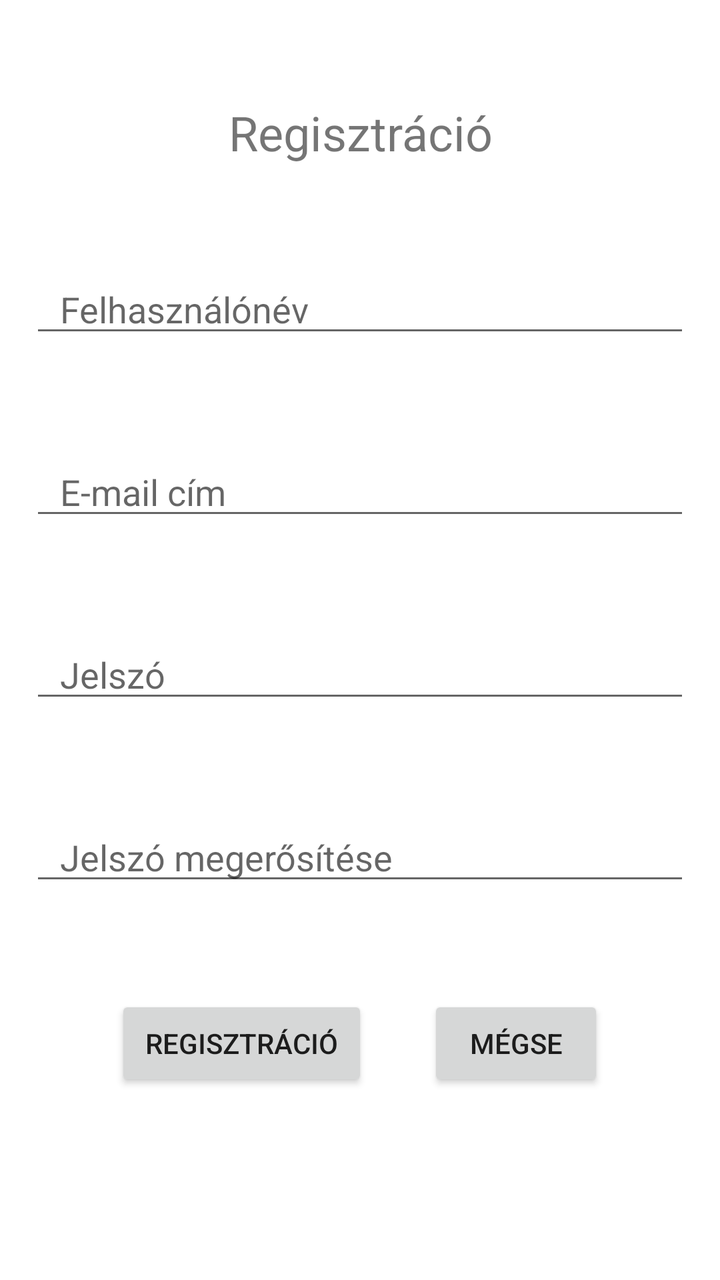
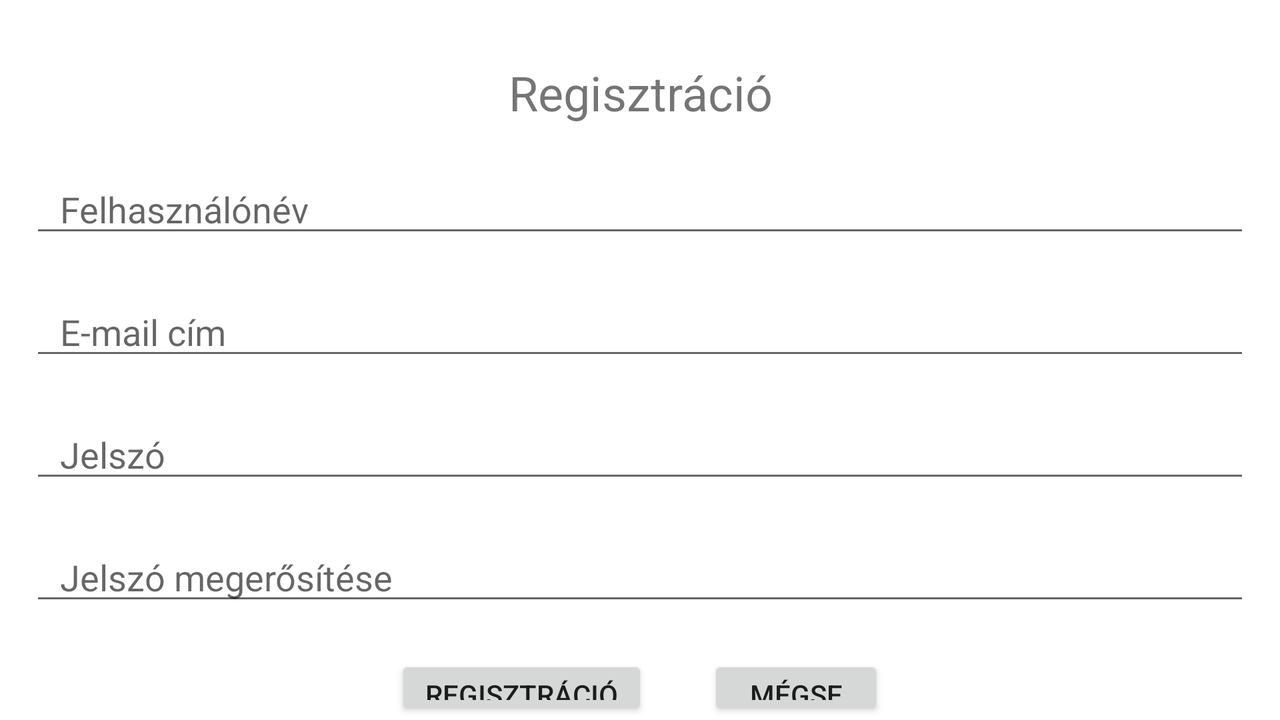

First picture: res/layout/ on a phone held upright. Second picture: the repository's own variant of that layout, on a device whose configuration matches the variant's folder. Source for both follows.
<!-- AndroidManifest.xml: application theme Theme.YetAnotherGymTrackerApp -->
<!-- res/layout/activity_register.xml -->
<?xml version="1.0" encoding="utf-8"?>
<ScrollView
    xmlns:android="http://schemas.android.com/apk/res/android"
    xmlns:tools="http://schemas.android.com/tools"
    android:layout_width="match_parent"
    android:layout_height="match_parent"
    tools:context=".RegisterActivity">

<RelativeLayout
    android:layout_width="match_parent"
    android:layout_height="wrap_content">

    <TextView
        android:id="@+id/registrationTextView"
        android:layout_width="match_parent"
        android:layout_height="wrap_content"
        android:layout_marginTop="50dp"
        android:text="@string/register"
        android:textSize="24sp"
        android:layout_alignParentStart="true"
        android:layout_alignParentEnd="true"
        android:textAlignment="center"/>

    <EditText
        android:id="@+id/userNameEditText"
        android:layout_width="match_parent"
        android:layout_height="wrap_content"
        android:layout_marginTop="50dp"
        android:layout_below="@id/registrationTextView"
        android:paddingStart="@dimen/default_padding"
        android:paddingEnd="@dimen/default_padding"
        android:layout_marginStart="@dimen/default_margin"
        android:layout_marginEnd="@dimen/default_margin"
        android:ems="12"
        android:hint="@string/username"
        android:inputType="textPersonName"
        android:layout_alignParentStart="true"
        android:layout_alignParentEnd="true" />

    <EditText
        android:id="@+id/userEmailEditText"
        android:layout_width="match_parent"
        android:layout_height="wrap_content"
        android:layout_marginTop="50dp"
        android:layout_below="@id/userNameEditText"
        android:ems="12"
        android:paddingStart="@dimen/default_padding"
        android:paddingEnd="@dimen/default_padding"
        android:layout_marginStart="@dimen/default_margin"
        android:layout_marginEnd="@dimen/default_margin"
        android:hint="@string/email_cim"
        android:inputType="textEmailAddress"
        android:layout_alignParentStart="true"
        android:layout_alignParentEnd="true" />

    <EditText
        android:id="@+id/passwordEditText"
        android:layout_width="match_parent"
        android:layout_height="wrap_content"
        android:layout_marginTop="50dp"
        android:layout_below="@id/userEmailEditText"
        android:ems="12"
        android:paddingStart="@dimen/default_padding"
        android:paddingEnd="@dimen/default_padding"
        android:layout_marginStart="@dimen/default_margin"
        android:layout_marginEnd="@dimen/default_margin"
        android:hint="@string/password"
        android:inputType="textPassword"
        android:layout_alignParentStart="true"
        android:layout_alignParentEnd="true" />

    <EditText
        android:id="@+id/passwordAgainEditText"
        android:layout_width="match_parent"
        android:layout_height="wrap_content"
        android:layout_marginTop="50dp"
        android:layout_below="@id/passwordEditText"
        android:ems="12"
        android:paddingStart="@dimen/default_padding"
        android:paddingEnd="@dimen/default_padding"
        android:layout_marginStart="@dimen/default_margin"
        android:layout_marginEnd="@dimen/default_margin"
        android:hint="@string/password_again"
        android:inputType="textPassword"
        android:layout_alignParentStart="true"
        android:layout_alignParentEnd="true" />

    <LinearLayout
        android:layout_width="wrap_content"
        android:layout_height="wrap_content"
        android:orientation="horizontal"
        android:layout_below="@id/passwordAgainEditText"
        android:layout_marginTop="50dp"
        android:layout_centerHorizontal="true">
        <Button
            android:id="@+id/registrationButton"
            android:layout_width="wrap_content"
            android:layout_height="wrap_content"
            android:onClick="register"
            android:paddingStart="@dimen/default_padding"
            android:paddingEnd="@dimen/default_padding"
            android:layout_marginStart="@dimen/default_margin"
            android:layout_marginEnd="@dimen/default_margin"
            android:text="@string/register" />

        <Button
            android:id="@+id/loginButton"
            android:layout_width="wrap_content"
            android:layout_height="wrap_content"
            android:onClick="cancel"
            android:paddingStart="@dimen/default_padding"
            android:paddingEnd="@dimen/default_padding"
            android:layout_marginStart="@dimen/default_margin"
            android:layout_marginEnd="@dimen/default_margin"
            android:text="@string/cancel" />
    </LinearLayout>
</RelativeLayout>
</ScrollView>
<!-- resources referenced by this layout -->
<resources>
  <dimen name="default_margin">15dp</dimen>
  <dimen name="default_padding">15dp</dimen>
  <string name="cancel">Mégse</string>
  <string name="email_cim">E-mail cím</string>
  <string name="password">Jelszó</string>
  <string name="password_again">Jelszó megerősítése</string>
  <string name="register">Regisztráció</string>
  <string name="username">Felhasználónév</string>
  <style name="Theme.YetAnotherGymTrackerApp" parent="Theme.MaterialComponents.DayNight.DarkActionBar">
          
          <item name="colorPrimary">@color/purple_500</item>
          <item name="colorPrimaryVariant">@color/purple_700</item>
          <item name="colorOnPrimary">@color/white</item>
          
          <item name="colorSecondary">@color/teal_200</item>
          <item name="colorSecondaryVariant">@color/teal_700</item>
          <item name="colorOnSecondary">@color/black</item>
          
          <item name="android:statusBarColor">?attr/colorPrimaryVariant</item>
          
      </style>
</resources>
<!-- res/layout-land/activity_register.xml (the author's variant of the layout above) -->
<!-- drawn on the phone turned sideways -->
<?xml version="1.0" encoding="utf-8"?>
<RelativeLayout xmlns:android="http://schemas.android.com/apk/res/android"
    xmlns:tools="http://schemas.android.com/tools"
    android:layout_width="match_parent"
    android:layout_height="match_parent"
    tools:context=".RegisterActivity">

    <TextView
        android:id="@+id/registrationTextView"
        android:layout_width="match_parent"
        android:layout_height="wrap_content"
        android:layout_marginTop="30dp"
        android:text="@string/register"
        android:textSize="24sp"
        android:layout_alignParentStart="true"
        android:layout_alignParentEnd="true"
        android:textAlignment="center"/>

    <EditText
        android:id="@+id/userNameEditText"
        android:layout_width="match_parent"
        android:layout_height="wrap_content"
        android:layout_marginTop="20dp"
        android:layout_below="@id/registrationTextView"
        android:paddingStart="@dimen/default_padding"
        android:paddingEnd="@dimen/default_padding"
        android:layout_marginStart="@dimen/default_margin"
        android:layout_marginEnd="@dimen/default_margin"
        android:ems="12"
        android:hint="@string/username"
        android:inputType="textPersonName"
        android:layout_alignParentStart="true"
        android:layout_alignParentEnd="true" />

    <EditText
        android:id="@+id/userEmailEditText"
        android:layout_width="match_parent"
        android:layout_height="wrap_content"
        android:layout_marginTop="20dp"
        android:layout_below="@id/userNameEditText"
        android:ems="12"
        android:paddingStart="@dimen/default_padding"
        android:paddingEnd="@dimen/default_padding"
        android:layout_marginStart="@dimen/default_margin"
        android:layout_marginEnd="@dimen/default_margin"
        android:hint="@string/email_cim"
        android:inputType="textEmailAddress"
        android:layout_alignParentStart="true"
        android:layout_alignParentEnd="true" />

    <EditText
        android:id="@+id/passwordEditText"
        android:layout_width="match_parent"
        android:layout_height="wrap_content"
        android:layout_marginTop="20dp"
        android:layout_below="@id/userEmailEditText"
        android:ems="12"
        android:paddingStart="@dimen/default_padding"
        android:paddingEnd="@dimen/default_padding"
        android:layout_marginStart="@dimen/default_margin"
        android:layout_marginEnd="@dimen/default_margin"
        android:hint="@string/password"
        android:inputType="textPassword"
        android:layout_alignParentStart="true"
        android:layout_alignParentEnd="true" />

    <EditText
        android:id="@+id/passwordAgainEditText"
        android:layout_width="match_parent"
        android:layout_height="wrap_content"
        android:layout_marginTop="20dp"
        android:layout_below="@id/passwordEditText"
        android:ems="12"
        android:paddingStart="@dimen/default_padding"
        android:paddingEnd="@dimen/default_padding"
        android:layout_marginStart="@dimen/default_margin"
        android:layout_marginEnd="@dimen/default_margin"
        android:hint="@string/password_again"
        android:inputType="textPassword"
        android:layout_alignParentStart="true"
        android:layout_alignParentEnd="true" />

    <LinearLayout
        android:layout_width="wrap_content"
        android:layout_height="wrap_content"
        android:orientation="horizontal"
        android:layout_below="@id/passwordAgainEditText"
        android:layout_marginTop="20dp"
        android:layout_centerHorizontal="true">
        <Button
            android:id="@+id/registrationButton"
            android:layout_width="wrap_content"
            android:layout_height="wrap_content"
            android:onClick="register"
            android:paddingStart="@dimen/default_padding"
            android:paddingEnd="@dimen/default_padding"
            android:layout_marginStart="@dimen/default_margin"
            android:layout_marginEnd="@dimen/default_margin"
            android:text="@string/register" />

        <Button
            android:id="@+id/loginButton"
            android:layout_width="wrap_content"
            android:layout_height="wrap_content"
            android:onClick="cancel"
            android:paddingStart="@dimen/default_padding"
            android:paddingEnd="@dimen/default_padding"
            android:layout_marginStart="@dimen/default_margin"
            android:layout_marginEnd="@dimen/default_margin"
            android:text="@string/cancel" />
    </LinearLayout>
</RelativeLayout>
